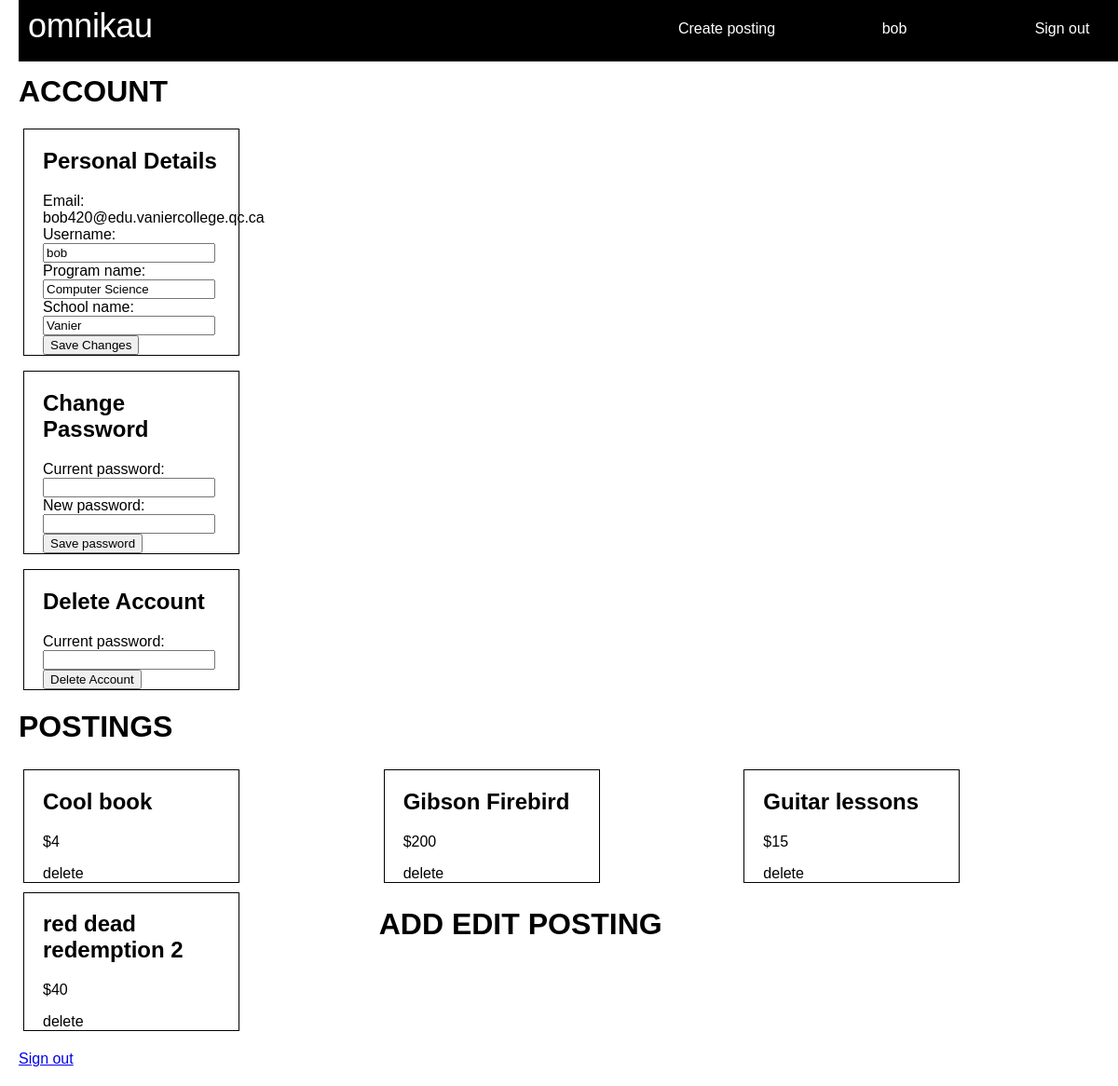
The page /?c=user&a=edit (signed in) on the database as committed earlier.
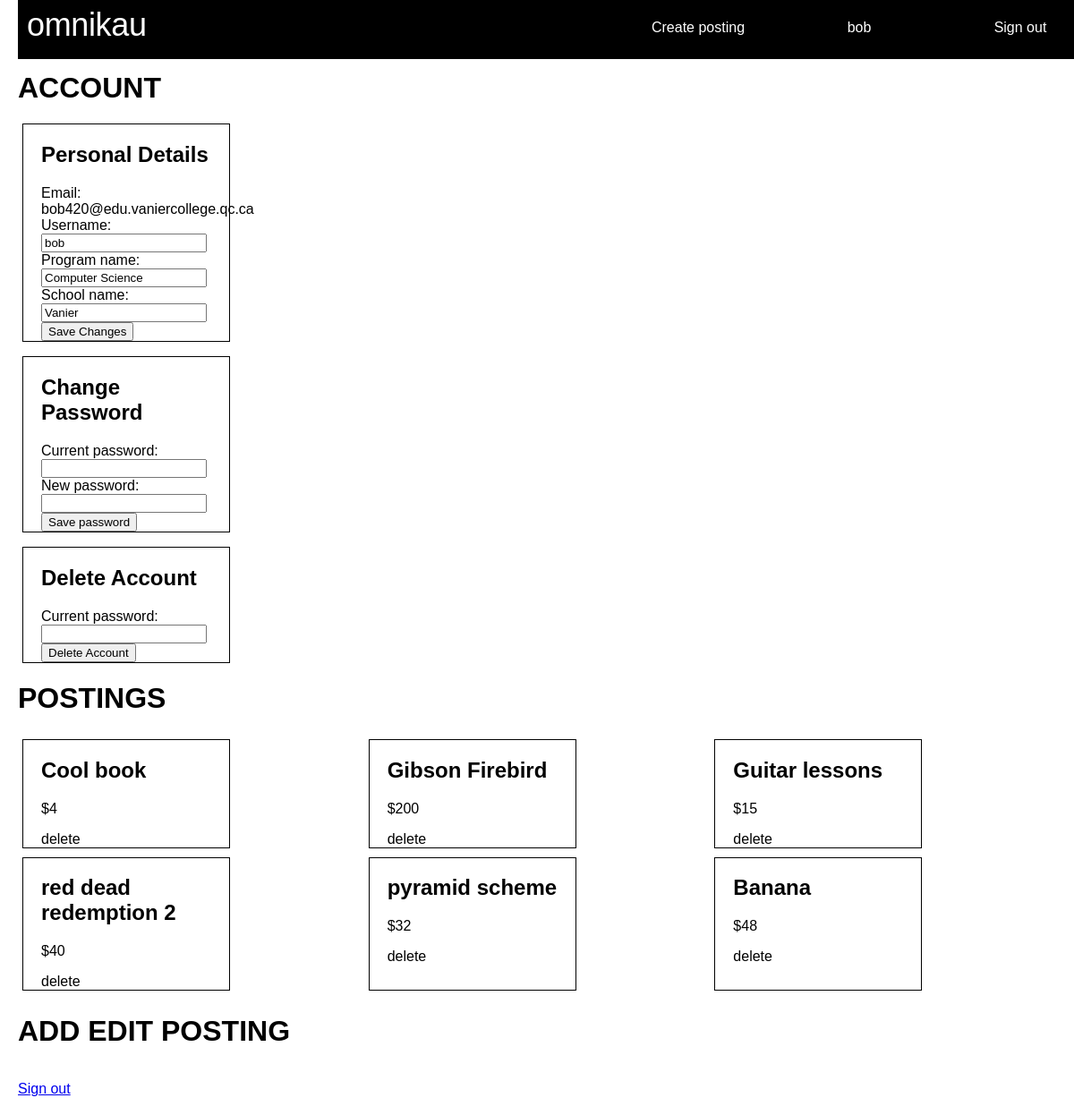
The same page on the database as committed later.
### tables this page shows
CREATE TABLE `postings` (
  `posting_id` int(11) NOT NULL,
  `description` varchar(64) NOT NULL,
  `price` int(10) NOT NULL,
  `seller_email` varchar(64) NOT NULL,
  `date_posted` date NOT NULL DEFAULT current_timestamp(),
  `visits` int(11) NOT NULL,
  `is_sold` char(1) NOT NULL,
  `post_type` varchar(32) NOT NULL,
  `title` varchar(64) NOT NULL
);

### Models/User.php (called while the page is built, shortened)
<?php
    class User{
        public String $email = "";
        function getPostings(){
            include_once "Models/Posting.php";
            $list = array();
            $sql = "SELECT * FROM postings WHERE seller_email = '".$this->email."'";
            $res = $conn->query($sql);
            while($row = $res->fetch_assoc()){
                $posting = new Posting();
                $posting->posting_id = $row['posting_id'];
                $posting->title = $row['title'];
                $posting->description = $row['description'];
                $posting->price = $row['price'];
                $posting->seller_email = $row['seller_email'];
                $posting->date_posted = $row['date_posted'];
                $posting->visits = $row['visits'];
                $posting->is_sold = $row['is_sold'];
                $posting->post_type = $row['post_type'];
                array_push($list, $posting);
            }
            return $list;
        }
    }
?>

### Views/User/edit.php (the view, shortened to what this page needs)
<?php
    include_once "Controllers/UserController.php";
?>
<!DOCTYPE html>
<html lang="en">
<head>
</head>
<body>
<?php
 $user = $_SESSION['user'];
?>
<?php include_once "header.php"; ?>
    <h1>ACCOUNT</h1>
    <form action="./index.php?c=user&a=updater<?php echo $id?>" method="POST">
        <div id='posting'>
            <div class='user'>
                <h2>Personal Details</h2>
                <label for='email'>Email: <?php echo $user->email; ?></label>
                <label for='username'>Username:</label>
                <input type='text' id='username' name='username' value='<?php echo $user->username; ?>' required>
                <label for='program_name'>Program name:</label>
                <input type='text' id='program_name' name='program_name' value='<?php echo $user->program_name; ?>' required>
                <label for='school_name'>School name:</label>
                <input type='text' id='school_name' name='school_name' value='<?php echo $user->school_name; ?>' required>
                <button type="submit">Save Changes</button>
            </div>
        </div>
    </form>
    <form action="/?c=user&a=updatePassword&id=<?php echo $user->id?>" method="POST">
        <div id='posting'>
            <div class='user'>
                <h2>Change Password</h2>
                <label for='current_password'>Current password:</label>
                <input type='password' id='current_password' name='current_password' required>
                <label for='new_password'>New password:</label>
                <input type='password' id='new_password' name='new_password' required>
                <button type="submit">Save password</button>
            </div>
        </div>
    </form>
    <form action="/?c=user&a=delete&id=<?php echo $user->id?>" method="POST">
        <div id='posting'>
            <div class='user'>
                <h2>Delete Account</h2>
                <label for='password'>Current password:</label>
                <input type='password' id='password' name='password' required>
                <button type="submit">Delete Account</button>
            </div>
        </div>
    </form>
    <h1>POSTINGS</h1>
    <div id='postingGrid'>
        <?php
            $postings = $user->getPostings();
            foreach($postings as $posting){
                echo "<div id='posting'>";
                echo "<a href='?c=posting&a=view&i=$posting->posting_id'>";
                echo "<h2>$posting->title</h2>";
                echo "<p>$$posting->price</p>";
                echo '</a>';
                echo "<a id='delete' href='?c=posting&a=delete&i=$posting->posting_id' >delete</a>";
                echo "</div>";
            }
        ?>
        <h1>ADD EDIT POSTING</h1>
    </div>
    <a href='?c=user&a=signout'><p>Sign out</p></a>
</body>
</html>

Rows that differ between the two databases and show on the page:
added postings: title "pyramid scheme", price "32"
added postings: title "Banana", price "48"
